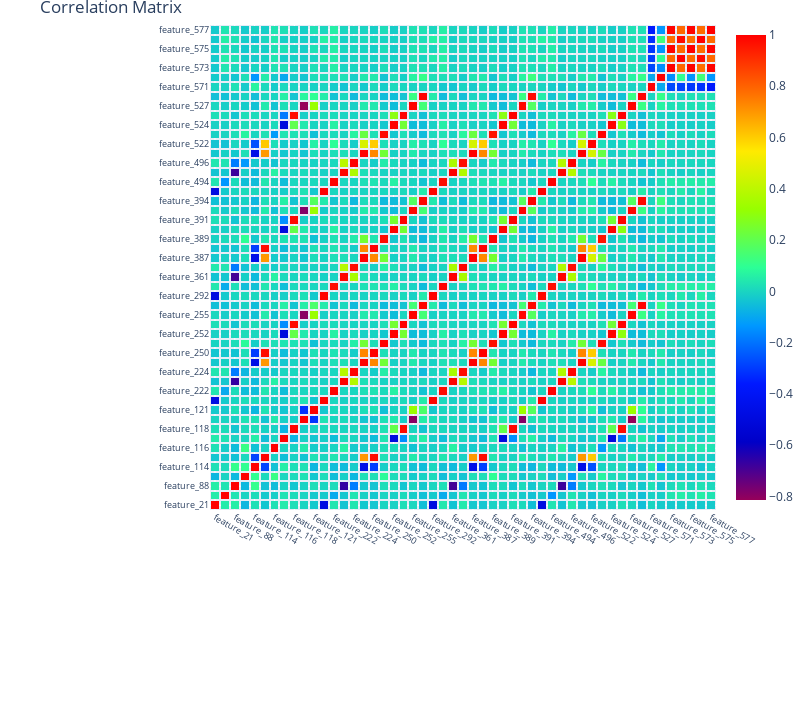

The cell this chart's notebook holds for it:
### Code cell
#Plotting
trace = go.Heatmap(z = corr_array,
                   x = matrix_cols,
                   y = matrix_cols,
                   xgap = 2,
                   ygap = 2,
                   colorscale='Rainbow',
                   colorbar   = dict() ,
                  )
layout = go.Layout(dict(title = 'Correlation Matrix',
                        autosize = False,
                        height  = 720,
                        width   = 800,
                        margin  = dict(r = 0 ,l = 210,
                                       t = 25,b = 210,
                                     ),
                        yaxis   = dict(tickfont = dict(size = 9)),
                        xaxis   = dict(tickfont = dict(size = 9)),
                       )
                  )
fig = go.Figure(data = [trace],layout = layout)
plof.iplot(fig)

### Figure 1 — Plotly figure (JSON) as saved in the notebook; plotly's stock layout.template omitted (floating-point values rounded to 4 significant figures; data arrays with more than 128 entries replaced by an {"elided": "..."} marker saying what was removed)
{"data": [{"colorscale": [[0, "rgb(150,0,90)"], [0.125, "rgb(0,0,200)"], [0.25, "rgb(0,25,255)"], [0.375, "rgb(0,152,255)"], [0.5, "rgb(44,255,150)"], [0.625, "rgb(151,255,0)"], [0.75, "rgb(255,234,0)"], [0.875, "rgb(255,111,0)"], [1, "rgb(255,0,0)"]], "type": "heatmap", "x": ["feature_21", "feature_87", "feature_88", "feature_89", "feature_114", "feature_115", "feature_116", "feature_117", "feature_118", "feature_120", "feature_121", "feature_157", "feature_222", "feature_223", "feature_224", "feature_249", "feature_250", "feature_251", "feature_252", "feature_253", "feature_255", "feature_256", "feature_292", "feature_360", "feature_361", "feature_362", "feature_387", "feature_388", "feature_389", "feature_390", "feature_391", "feature_393", "feature_394", "feature_430", "feature_494", "feature_495", "feature_496", "feature_521", "feature_522", "feature_523", "feature_524", "feature_525", "feature_527", "feature_528", "feature_571", "feature_572", "feature_573", "feature_574", "feature_575", "feature_576", "feature_577"], "xgap": 2, "y": ["feature_21", "feature_87", "feature_88", "feature_89", "feature_114", "feature_115", "feature_116", "feature_117", "feature_118", "feature_120", "feature_121", "feature_157", "feature_222", "feature_223", "feature_224", "feature_249", "feature_250", "feature_251", "feature_252", "feature_253", "feature_255", "feature_256", "feature_292", "feature_360", "feature_361", "feature_362", "feature_387", "feature_388", "feature_389", "feature_390", "feature_391", "feature_393", "feature_394", "feature_430", "feature_494", "feature_495", "feature_496", "feature_521", "feature_522", "feature_523", "feature_524", "feature_525", "feature_527", "feature_528", "feature_571", "feature_572", "feature_573", "feature_574", "feature_575", "feature_576", "feature_577"], "ygap": 2, "z": {"elided": "51x51 float values"}}], "layout": {"autosize": false, "height": 720, "margin": {"b": 210, "l": 210, "r": 0, "t": 25}, "title": {"text": "Correlation Matrix"}, "width": 800, "xaxis": {"tickfont": {"size": 9}}, "yaxis": {"tickfont": {"size": 9}}}}
